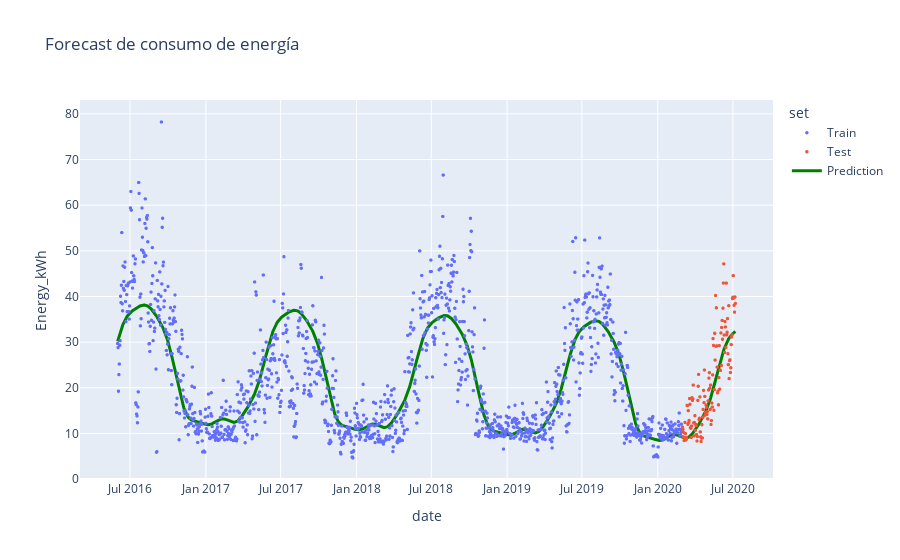

Here is the notebook cell this chart was saved with:
### Code cell
# plot
fig = px.scatter(df, x=df.date, y=target, title='Forecast de consumo de energía', color='set')
fig.add_scatter(x=df.date, y=y_pred, mode='lines', name='Prediction', line=dict(color='green', width=3))
fig.update_traces(marker=dict(size=3.5))
fig.show()

### Figure 1 — Plotly figure (JSON) as saved in the notebook; plotly's stock layout.template omitted (floating-point values rounded to 4 significant figures; data arrays with more than 128 entries replaced by an {"elided": "..."} marker saying what was removed)
{"data": [{"hovertemplate": "set=Train<br>date=%{x}<br>Energy_kWh=%{y}<extra></extra>", "legendgroup": "Train", "marker": {"color": "#636efa", "size": 3.5, "symbol": "circle"}, "mode": "markers", "name": "Train", "showlegend": true, "type": "scattergl", "x": {"elided": "1369 str values"}, "xaxis": "x", "y": {"elided": "1369 float values"}, "yaxis": "y"}, {"hovertemplate": "set=Test<br>date=%{x}<br>Energy_kWh=%{y}<extra></extra>", "legendgroup": "Test", "marker": {"color": "#EF553B", "size": 3.5, "symbol": "circle"}, "mode": "markers", "name": "Test", "showlegend": true, "type": "scattergl", "x": {"elided": "129 str values"}, "xaxis": "x", "y": {"elided": "129 float values"}, "yaxis": "y"}, {"line": {"color": "green", "width": 3}, "marker": {"size": 3.5}, "mode": "lines", "name": "Prediction", "type": "scatter", "x": {"elided": "1498 str values"}, "y": {"elided": "1498 float values"}}], "layout": {"legend": {"title": {"text": "set"}, "tracegroupgap": 0}, "title": {"text": "Forecast de consumo de energía"}, "xaxis": {"anchor": "y", "domain": [0, 1], "title": {"text": "date"}}, "yaxis": {"anchor": "x", "domain": [0, 1], "title": {"text": "Energy_kWh"}}}}
